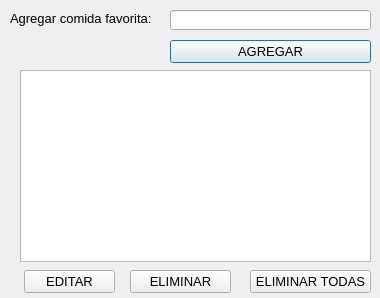
<?xml version="1.0" encoding="UTF-8"?>
<ui version="4.0">
 <class>ComidasFavoritasDialog</class>
 <widget class="QDialog" name="ComidasFavoritasDialog">
  <property name="geometry">
   <rect>
    <x>0</x>
    <y>0</y>
    <width>380</width>
    <height>298</height>
   </rect>
  </property>
  <property name="windowTitle">
   <string>Comidas Favoritas</string>
  </property>
  <widget class="QLabel" name="lbl_agregar_comida_favorita">
   <property name="geometry">
    <rect>
     <x>10</x>
     <y>10</y>
     <width>151</width>
     <height>16</height>
    </rect>
   </property>
   <property name="font">
    <font>
     <pointsize>10</pointsize>
    </font>
   </property>
   <property name="text">
    <string>Agregar comida favorita:</string>
   </property>
  </widget>
  <widget class="QLineEdit" name="txt_comida_favorita">
   <property name="geometry">
    <rect>
     <x>170</x>
     <y>10</y>
     <width>201</width>
     <height>20</height>
    </rect>
   </property>
   <property name="font">
    <font>
     <pointsize>10</pointsize>
    </font>
   </property>
  </widget>
  <widget class="QPushButton" name="btn_agregrar_comida_favorita">
   <property name="geometry">
    <rect>
     <x>170</x>
     <y>40</y>
     <width>201</width>
     <height>23</height>
    </rect>
   </property>
   <property name="font">
    <font>
     <pointsize>10</pointsize>
    </font>
   </property>
   <property name="text">
    <string>AGREGAR</string>
   </property>
  </widget>
  <widget class="QListWidget" name="lst_comidas_favoritas">
   <property name="geometry">
    <rect>
     <x>20</x>
     <y>70</y>
     <width>351</width>
     <height>192</height>
    </rect>
   </property>
   <property name="font">
    <font>
     <pointsize>10</pointsize>
    </font>
   </property>
  </widget>
  <widget class="QPushButton" name="btn_editar_comida_favorita">
   <property name="geometry">
    <rect>
     <x>24</x>
     <y>270</y>
     <width>91</width>
     <height>23</height>
    </rect>
   </property>
   <property name="font">
    <font>
     <pointsize>10</pointsize>
    </font>
   </property>
   <property name="text">
    <string>EDITAR</string>
   </property>
  </widget>
  <widget class="QPushButton" name="btn_eliminar_comida_favorita">
   <property name="geometry">
    <rect>
     <x>130</x>
     <y>270</y>
     <width>101</width>
     <height>23</height>
    </rect>
   </property>
   <property name="font">
    <font>
     <pointsize>10</pointsize>
    </font>
   </property>
   <property name="text">
    <string>ELIMINAR</string>
   </property>
  </widget>
  <widget class="QPushButton" name="btn_eliminar_comidas">
   <property name="geometry">
    <rect>
     <x>250</x>
     <y>270</y>
     <width>121</width>
     <height>23</height>
    </rect>
   </property>
   <property name="font">
    <font>
     <pointsize>10</pointsize>
    </font>
   </property>
   <property name="text">
    <string>ELIMINAR TODAS</string>
   </property>
  </widget>
 </widget>
 <resources/>
 <connections/>
</ui>
